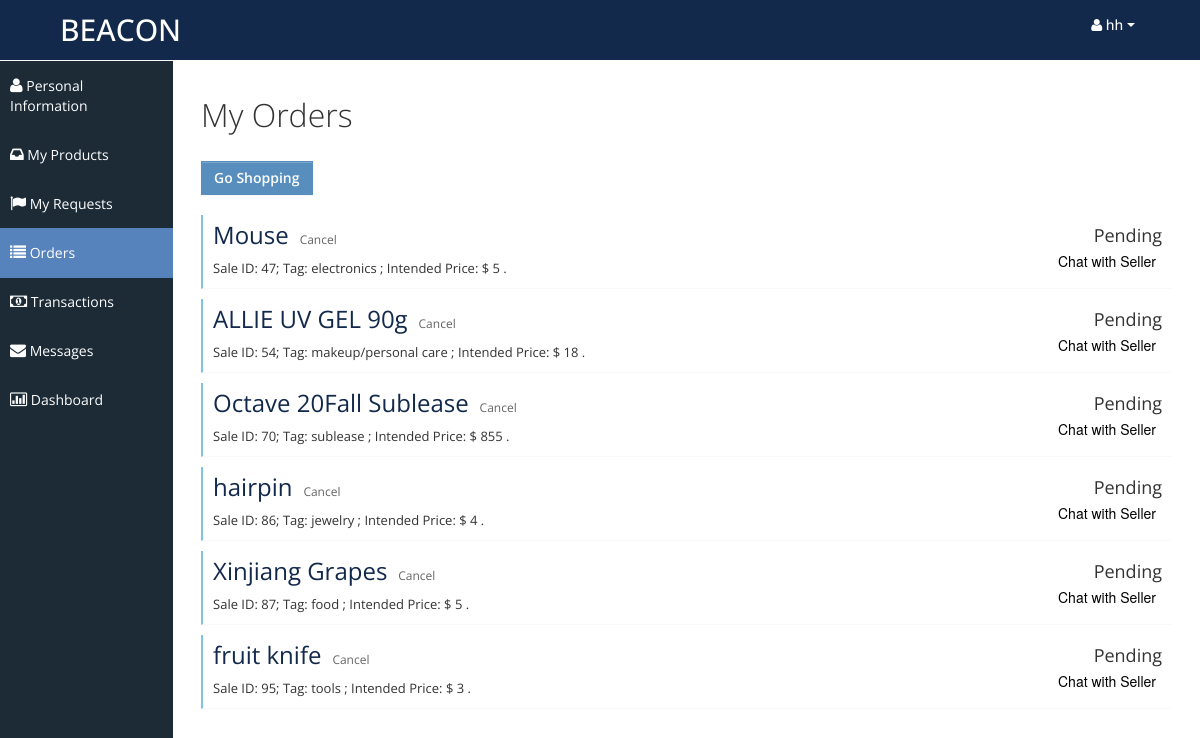
The page /myorders.php (signed in) on the database its author committed.
### tables this page shows
CREATE TABLE `Sales` (
  `SaleId` int NOT NULL,
  `SellerId` varchar(50) DEFAULT NULL,
  `ProductName` varchar(50) DEFAULT NULL,
  `Tag` varchar(50) DEFAULT NULL,
  `Description` varchar(500) DEFAULT NULL,
  `Image` varchar(100) DEFAULT NULL,
  `IntendedPrice` double DEFAULT NULL,
  `OriginalPrice` double DEFAULT NULL,
  `Depreciation` int DEFAULT NULL,
  `IntendedBuyerId` varchar(50) DEFAULT NULL,
  `DatePost` timestamp NOT NULL DEFAULT CURRENT_TIMESTAMP
);

### myorders.php (the view, shortened to what this page needs)
<?php
	$curr_user = $_SESSION['curr_user'];
	if (empty($curr_user)) {
		$msg = "curr_user is empty";
	}
	else {
		$conn = connectDB();
		$sql = "SELECT * FROM Sales WHERE IntendedBuyerId = '$curr_user'";
		$result = $conn->query($sql);
		if ($result) {
			$array = array();
			while($row = mysqli_fetch_assoc($result)){
				$array[]=$row;
			}
		} else {
			$msg = "No record" . $sql . "<br>" . $conn->error;
		}
	}
?>
<!DOCTYPE html>
<html lang="en">
<head>
	<link id="bootstrap-style" href="css/bootstrap.min.css" rel="stylesheet">
	<link href="css/bootstrap-responsive.min.css" rel="stylesheet">
	<link id="base-style" href="css/style.css" rel="stylesheet">
	<link id="base-style-responsive" href="css/style-responsive.css" rel="stylesheet">
</head>
<body>
	<div class="navbar">
		<div class="navbar-inner">
			<div class="container-fluid">
				<a class="brand" href="index.php"><span>BEACON</span></a>
				<div class="nav-no-collapse header-nav">
					<ul class="nav pull-right">
						<li class="dropdown">
							<a class="btn dropdown-toggle" data-toggle="dropdown" href="#">
								<span><span><i class="icon-user"> </i><?php echo $curr_user; ?></span>
								<span class="caret"></span>
							</a>
						</li>
					</ul>
				</div>
			</div>
		</div>
	</div>
	<div class="container-fluid-full">
	<div class="row-fluid">
	<div id="sidebar-left" class="span2">
		<div class="nav-collapse sidebar-nav">
			<ul class="nav nav-tabs nav-stacked main-menu">
				<li><a href="myprofile.php"><i class="icon-user"></i><span class="hidden-tablet"> Personal Information</span></a></li>
				<li><a href="myproducts.php"><i class="icon-inbox"></i><span class="hidden-tablet"> My Products</span></a></li>
				<li><a href="myrequests.php"><i class="icon-flag"></i><span class="hidden-tablet"> My Requests</span></a></li>
				<li><a href="myorders.php"><i class="icon-list"></i><span class="hidden-tablet"> Orders</span></a></li>
				<li><a href="mytransactions.php"><i class="icon-money"></i><span class="hidden-tablet"> Transactions</span></a></li>
				<li><a href="mymessages.php"><i class="icon-envelope"></i><span class="hidden-tablet"> Messages</span></a></li>
				<li><a href="dashboard.php"><i class="icon-bar-chart"></i><span class="hidden-tablet"> Dashboard</span></a></li>
			</ul>
		</div>
	</div>
	<div id="content" class="span10">
		<div class="row-fluid">
			<div class="span12">
				<h1>My Orders</h1> </br>
				<a href= "index.php" type="btn" class="btn btn-primary" style="font-weight:600;">Go Shopping</a>
				<?php foreach($array as $val): ?>
				<div class="task none" style="margin-top:10px;">
					<div class="desc">
						<span class="title">
							<a href="single-product.php?Id=<?php echo $val['SaleId'];?>&choosedb=Sales" style="color:#13294B;font-size:x-large;"><?php echo $val['ProductName']; ?></a>
						</span>&nbsp;
						<a href="javascript:void(0);" onclick="reject_sale(<?php echo $val['SaleId']; ?>)" style="font-size:12px;">Cancel</a>
						<div style="font-size:13px; margin-top:8px;">
							Sale ID: <?php echo $val['SaleId']; ?>;
							Tag: <?php echo $val['Tag']; ?> ;
							Intended Price: $ <?php echo $val['IntendedPrice']; ?> .
						</div>
					</div>
					<div class="time">
						<div class="date"> Pending </div>
						<div>
							<button type="querybtn" style="border:none; background:none;">Chat with Seller</button>
						</div>
					</div>
				</div>
				<?php endforeach; ?>
			</div>
		</div>
	</div>
	</div>
	</div>
</body>
</html>

### css/style.css (style rules this page uses)
body { background: #F5F5F5; color: #333; border: none; font-family: 'Open Sans', sans-serif; font-weight: 400; }
a { color: #646464; }
h1 { font-size: 32px; line-height: 32px; font-weight: 300; }
.navbar { margin-bottom: 0px; }
.navbar-inner { margin-bottom: 0px; min-height: 60px; padding-right: 20px; padding-left: 20px; background: #13294b; filter: none; text-shadow: 1px 1px 1px #13294b; border: none; color: #fff; -webkit-border-radius: 0px; -moz-border-radius: 0px; border-radius: 0px; *zoom: 1; border-bottom: 1px solid #fff; }
.navbar-inner a { color: #7b7b7b; text-shadow: 0 -1px 1px #1e3877; }
.navbar-inner a i { margin-top: 2px; }
a.brand span { color: #fff; text-shadow: none; }
.header-nav { padding: 0px; color: #fff !important; background: #000 !important; }
.header-nav .nav { margin: 0px; }
.header-nav .btn { display: inline-block; padding: 21px 20px; margin-top: 0px; margin-left: 0px; font-size: 14px; line-height: 20px; text-align: center; text-shadow: none; vertical-align: middle; cursor: pointer; background: transparent; border-left: none; border-right: none; border-top: 0px; border-bottom: 0px; -webkit-border-radius: 0px; -moz-border-radius: 0px; border-radius: 0px; -webkit-box-shadow: none !important; -moz-box-shadow: none !important; box-shadow: none !important; }
.header-nav a.btn { color: #fff !important; text-shadow: none !important; padding: 15px 25px !important; }
.header-nav .btn .caret { border-top-color: #fff !important; border-bottom-color: #fff !important; }
#sidebar-left { background: #1C2B36; }
.sidebar-nav > ul { margin: 0px; padding-bottom: 1px; font-size: 14px; }
.nav-tabs.nav-stacked > li > a, .nav-tabs.nav-stacked > li > ul > li > a { padding: 15px 10px 14px 10px; color: #fff; border-top: none; border-bottom: 1px solid transparent; border-left: none; border-right: none; text-decoration: none; -webkit-border-radius: 0px; -moz-border-radius: 0px; border-radius: 0px; }
.nav-tabs.nav-stacked > li:last-child > a { border-bottom: 1px solid transparent; }
.nav-tabs.nav-stacked > li > a > i, .nav-tabs.nav-stacked > li > ul > li > a > i { opacity: 1; filter: alpha(opacity=100); -ms-filter:"progid:DXImageTransform.Microsoft.Alpha(Opacity=100)"; font-size: 16px; }
.nav-tabs.nav-stacked > li.active > a, .nav-tabs.nav-stacked > li > ul > li.active > a { background: #5783bc; border-bottom: 1px solid #5783bc; }
.nav-tabs.nav-stacked > li:first-child > a { margin: 0px 0px 0px 0px; -webkit-border-radius: 0px; -moz-border-radius: 0px; border-radius: 0px; }
.nav-tabs.nav-stacked > li:last-child > a { -webkit-border-radius: 0px; -moz-border-radius: 0px; border-radius: 0px; }
#content { background: #ffffff; filter: none; min-height: 100%; padding: 20px 20px; position: relative; }
.btn { display: inline-block; padding: 6px 12px; margin-bottom: 10px; font-size: 14px; font-weight: 500; line-height: 20px; text-align: center; white-space: nowrap; vertical-align: middle; cursor: pointer; border: 1px solid #a7a9aa; -webkit-border-radius: 0px !important; border-radius: 0px !important; }
.btn i { margin-top: 2px; }
.btn { color: #ffffff; background-color: #a7a9aa; border-color: #a7a9aa; background-image: none; filter: none; text-shadow: none; }
.btn-primary { background-color: #578EBE; border-color: #578EBE; }
.task { border-bottom: 1px solid #f9f9f9; margin-bottom: 1px; }
.task.none { border-left: 2px solid #7fc3e1; }
.task .desc { display: inline-block; width: 75%; padding: 10px 10px; font-size: 12px; }
.task .desc .title { font-size: 18px; margin-bottom: 5px; }
.task .time { display: inline-block; float: right; width: 15%; padding: 10px 10px 10px 0px; font-size: 12px; text-align: right; }
.task .time .date { font-size: 18px; margin-bottom: 5px; }
.navbar .brand { margin: 10px; margin-left: 0px; font-size: 30px; font-weight: 500; }

### css/style-responsive.css (style rules this page uses)
@media (min-width: 1200px) { .container-fluid-full { overflow: hidden; position: relative; height: 100%; } }
@media (min-width: 1200px) { #content { width: 85.578%; padding: 28px; margin: 0px 0px; margin-left: 14.422% !important; } }
@media (min-width: 1200px) { #sidebar-left { background: #1C2B36; margin-left: 0px !important; position: absolute; height: 100%; } }
@media (min-width: 1200px) { .sidebar-nav > ul { margin: 0px; } }

### css/halflings.css (style rules this page uses)
html, html .halflings { -webkit-font-smoothing: antialiased !important; }

### rows shown on the page
sales: ProductName "Mouse", SaleId "47", Tag "electronics", IntendedPrice "5"
sales: ProductName "ALLIE UV GEL 90g", SaleId "54", Tag "makeup/personal care", IntendedPrice "18"
sales: ProductName "Octave 20Fall Sublease", SaleId "70", Tag "sublease", IntendedPrice "855"
sales: ProductName "hairpin", SaleId "86", Tag "jewelry", IntendedPrice "4"
sales: ProductName "Xinjiang Grapes", SaleId "87", Tag "food", IntendedPrice "5"
sales: ProductName "fruit knife", SaleId "95", Tag "tools", IntendedPrice "3"

### other values the page prints
$curr_user "hh"
